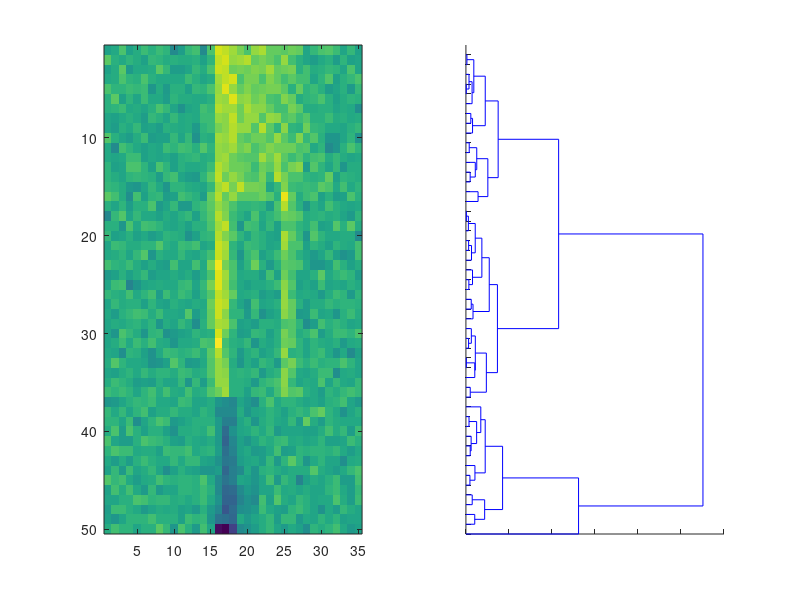
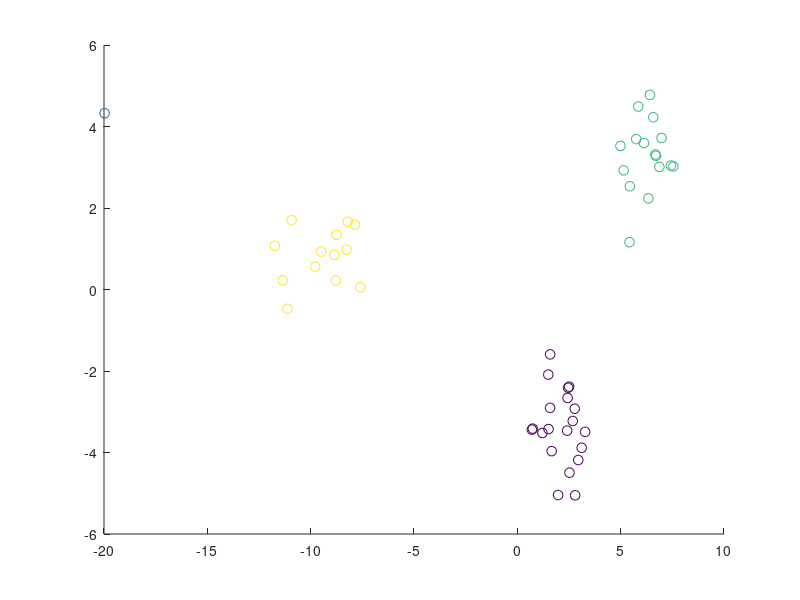

These figures' MATLAB source, in order:
function psth_clust
%PSTH_CLUST     Performing dimensionality reduction and hierarchical
%clustering on simulated psth data 

%   Bálint Király
%   Institute of Experimental Medicine, Budapest, Hungary
%   kiraly.balint@koki.hu
%   29-Jun-2021

% simualte data
y = data_setup(20,50,15);

% define parameters
PCA_num = 2; %number of principal comonents to use
clustnum = 4; %number of clusters

% perform clustering
[~,PCA1] = pca(y'); % running pricipal component analysis
PCA2 = PCA1(:,1:PCA_num); % extracting the first two pricinpal components 
Dend = linkage(PCA2,'complete','euclidean'); % calculating the dendrogram of psths
Clusters = cluster(Dend,'maxclust',clustnum); % cutting the tree at clusternum clusters
cutoff = Dend(end-clustnum+2,3); % cutting the tree at clusternum clusters
D = pdist(PCA2); % euclidean distrance between points in the artifical space
leafOrder2 = optimalleaforder(Dend,D); % optimal order for plotting

% plot results 
figure
subplot(1,2,1)
imagesc(y(:,leafOrder2)') %plotting sorted psth matrix 
subplot(1,2,2)
dendrogram(Dend,0,'Orientation','right','reorder',leafOrder2,'ColorThreshold',cutoff); %plotting dendrogram
set(gca,'Ydir','reverse');
set(gca,'YTickLabel',[]);
set(gca,'XTickLabel',[]);
figure 
scatter(PCA2(:,1),PCA2(:,2),50,Clusters*100) %plotting the PCA space


function y = data_setup (D,M,S)
y = zeros(35,M);
y(15,1:D)=y(15,1:D)+3;
y(16,1:D)=y(16,1:D)+10;
y(17,1:D)=y(17,1:D)+7;
y(18,1:D)=y(18,1:D)+2;
y(25,1:D)=y(25,1:D)+7;
y(26,1:D)=y(26,1:D)+4;
y(27,1:D)=y(27,1:D)+1;

y(15,D+1)=y(15,D+1)+3;
y(16,D+1)=y(16,D+1)+10;
y(17,D+1)=y(19,D+1)+7;
y(18,D+1)=y(18,D+1)+5;
y(19,D+1)=y(19,D+1)+5;
y(20,D+1)=y(20,D+1)+5;
y(21,D+1)=y(21,D+1)+5;
y(22,D+1)=y(22,D+1)+5;
y(23,D+1)=y(23,D+1)+3;
y(24,D+1)=y(24,D+1)+3;
y(25,D+1)=y(25,D+1)+9;
y(26,D+1)=y(26,D+1)+4;
y(27,D+1)=y(27,D+1)+1;

y(15,D+2:D+S+1)=y(15,D+2:D+S+1)+1;
y(16,D+2:D+S+1)=y(16,D+2:D+S+1)+8;
y(17,D+2:D+S+1)=y(17,D+2:D+S+1)+8;
y(18,D+2:D+S+1)=y(18,D+2:D+S+1)+7;
y(19,D+2:D+S+1)=y(19,D+2:D+S+1)+6;
y(20,D+2:D+S+1)=y(20,D+2:D+S+1)+6;
y(21,D+2:D+S+1)=y(21,D+2:D+S+1)+6;
y(22,D+2:D+S+1)=y(22,D+2:D+S+1)+6;
y(23,D+2:D+S+1)=y(23,D+2:D+S+1)+5;
y(24,D+2:D+S+1)=y(24,D+2:D+S+1)+5;
y(25,D+2:D+S+1)=y(25,D+2:D+S+1)+5;
y(26,D+2:D+S+1)=y(26,D+2:D+S+1)+3;
y(27,D+2:D+S+1)=y(29,D+2:D+S+1)+3;
y(28,D+2:D+S+1)=y(28,D+2:D+S+1)+2;
y(29,D+2:D+S+1)=y(29,D+2:D+S+1)+1;
y(30,D+2:D+S+1)=y(30,D+2:D+S+1)+1;
y(31,D+2:D+S+1)=y(31,D+2:D+S+1)+1;

y(15,D+S+2:M-1)=y(15,D+S+2:M-1)-1;
y(16,D+S+2:M-1)=y(16,D+S+2:M-1)-4;
y(17,D+S+2:M-1)=y(17,D+S+2:M-1)-8;
y(18,D+S+2:M-1)=y(18,D+S+2:M-1)-7;
y(19,D+S+2:M-1)=y(19,D+S+2:M-1)-3;
y(20,D+S+2:M-1)=y(20,D+S+2:M-1)-2;
y(21,D+S+2:M-1)=y(21,D+S+2:M-1)-2;
y(22,D+S+2:M-1)=y(22,D+S+2:M-1)-1;

p=2.0;
y(15,M)=y(15,M)-1*p;
y(16,M)=y(16,M)-10*p;
y(17,M)=y(19,M)-9*p;
y(18,M)=y(18,M)-7*p;
y(19,M)=y(19,M)-3*p;
y(20,M)=y(20,M)-2*p;
y(21,M)=y(21,M)-1*p;

y=y./2;
rng(3);
y=awgn(y,1);
